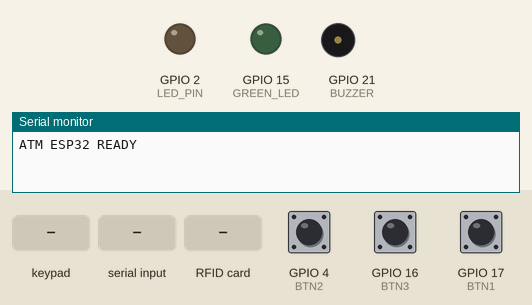
The sketch below on a simulated ESP32. Parts: output pins drawn as LEDs (lit = HIGH), buzzer (waves = sounding, pin HIGH), the last lines printed to the serial monitor. Dashed ring = blinking. The inputs (shaded band) are chosen by the test bench; at power-on: GPIO 4 (BTN2) HIGH, GPIO 16 (BTN3) HIGH, GPIO 17 (BTN1) HIGH.

Above: at 1.2 s.
1.3 s: keypad keys 3 3 1 2 1 4 2 6 pressed 0.4 s apart
At 1.53 s:
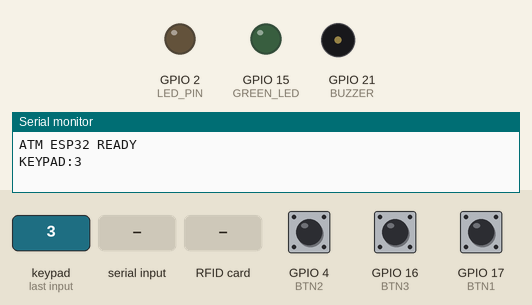
6.0 s: "TX:FAIL\n" received over Serial
At 6.11 s:
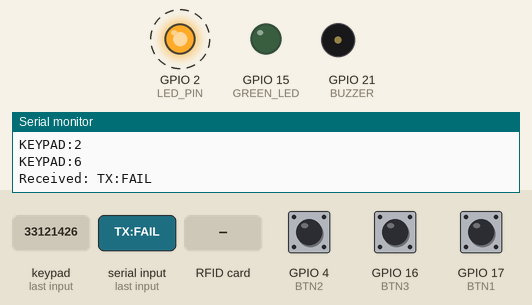
9.0 s: "GREEN:ON\n" received over Serial
At 9.3 s:
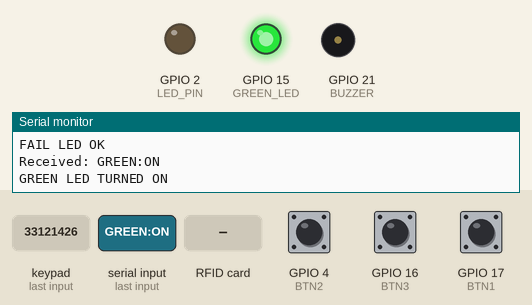
10.5 s: GPIO 4 (BTN2) pulled LOW for 1 s
At 10.88 s:
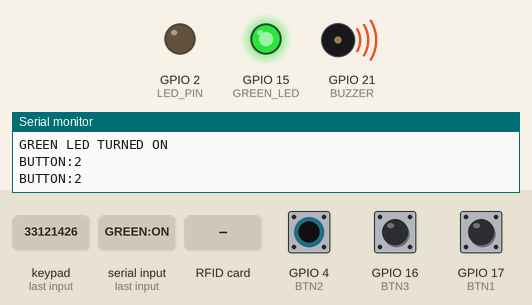
13.5 s: "LED:ON\n" received over Serial
At 14.6 s:
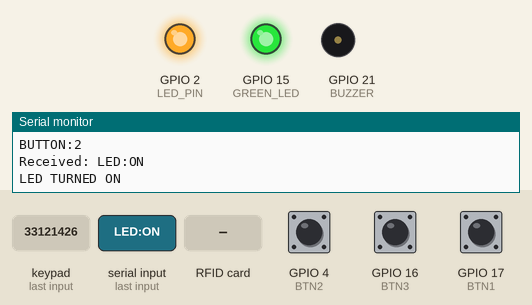
15.0 s: RFID card 5E 7A 19 C4 held to the reader
At 15.12 s:
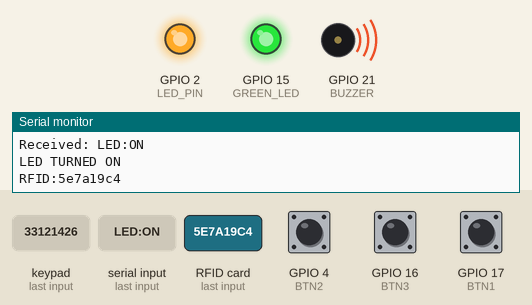
Timing chart, 0 to 17.7 s (numbered marks = the images above; inputs shaded):
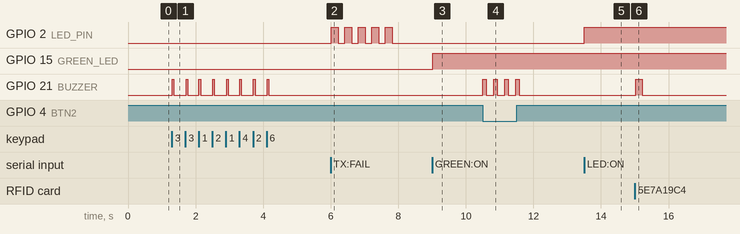

The sketch:

fullcodeesp32atmv2.ino
```cpp
#include <Keypad.h>
#include <SPI.h>
#include <MFRC522.h>

// ================== PIN CONFIG ==================
#define LED_PIN 2
#define BUZZER 21

// Buttons
#define BTN1 17
#define BTN2 4
#define BTN3 16
#define GREEN_LED 15

// RFID
#define SS_PIN 5
#define RST_PIN 22
MFRC522 rfid(SS_PIN, RST_PIN);

// ================== KEYPAD ==================
const byte ROWS = 4;
const byte COLS = 3;

char keys[ROWS][COLS] = {
  {'1','2','3'},
  {'4','5','6'},
  {'7','8','9'},
  {'*','0','#'}
};

byte rowPins[ROWS] = {33, 12, 14, 26};
byte colPins[COLS] = {25,32, 27};

Keypad keypad = Keypad(makeKeymap(keys), rowPins, colPins, ROWS, COLS);

// ================== VARIABLES ==================
String inputBuffer = "";

// =================================================
// ================= FUNCTIONS =====================
// =================================================

// 🔔 Buzzer
void buzzerBeep(int duration = 150) {
  digitalWrite(BUZZER, HIGH);
  delay(duration);
  digitalWrite(BUZZER, LOW);
}

// 💡 LED
void ledOn() {
  digitalWrite(LED_PIN, HIGH);
}

void ledOff() {
  digitalWrite(LED_PIN, LOW);
}


void greenLedOn() {
  digitalWrite(GREEN_LED, HIGH);
}

void greenLedOff() {
  digitalWrite(GREEN_LED, LOW);
}


// 🐍 Send to Python
void sendToPython(String type, String data) {
  Serial.print(type);
  Serial.print(":");
  Serial.println(data);
}

// 📟 Keypad
void handleKeypad() {
  char key = keypad.getKey();

  if (key) {
    sendToPython("KEYPAD", String(key));

    // feedback

    buzzerBeep(50);

  }
}

// 📡 RFID
void handleRFID() {
  if (!rfid.PICC_IsNewCardPresent()) return;
  if (!rfid.PICC_ReadCardSerial()) return;

  String uid = "";
  for (byte i = 0; i < rfid.uid.size; i++) {
    uid += String(rfid.uid.uidByte[i], HEX);
  }

  sendToPython("RFID", uid);

  buzzerBeep(200);

  rfid.PICC_HaltA();
}

// 🔘 Buttons
void handleButtons() {

  if (digitalRead(BTN1) == LOW) {
    sendToPython("BUTTON", "1");
    buzzerBeep(100);
    delay(200);
  }

  if (digitalRead(BTN2) == LOW) {
    sendToPython("BUTTON", "2");
    buzzerBeep(100);
    delay(200);
  }

  if (digitalRead(BTN3) == LOW) {
    sendToPython("BUTTON", "3");
    buzzerBeep(100);
    delay(200);
  }
}


// 🎛️ Master LED Controller
// pin: LED_PIN (Red) or GREEN_LED
// doBlink: true (blinks) or false (solid light)
// blinkSpeed: Time between blinks in milliseconds
// totalTime: Total time the LED stays on in milliseconds
void controlLED(int pin, bool doBlink, int blinkSpeed, int totalTime) {
  if (doBlink) {
    int timePassed = 0;
    while (timePassed < totalTime) {
      digitalWrite(pin, HIGH);
      delay(blinkSpeed);
      digitalWrite(pin, LOW);
      delay(blinkSpeed);
      timePassed += (blinkSpeed * 2);
    }
  } else {
    // Go straight on (Solid)
    digitalWrite(pin, HIGH);
    delay(totalTime);
    digitalWrite(pin, LOW);
  }
}


// 📥 Receive commands from Python
void handleSerialCommands() {
  if (Serial.available()) {
    String cmd = Serial.readStringUntil('\n');
    cmd.trim();   // removes \r, spaces, etc.

    Serial.print("Received: ");
    Serial.println(cmd);

    if (cmd.equalsIgnoreCase("LED:ON")) {
      ledOn();
      Serial.println("LED TURNED ON");
    }
    else if (cmd.equalsIgnoreCase("LED:OFF")) {
      ledOff();
      Serial.println("LED TURNED OFF");
    }

         else if (cmd.equalsIgnoreCase("GREEN:ON")) {
      greenLedOn();
      Serial.println("GREEN LED TURNED ON");
    }
    else if (cmd.equalsIgnoreCase("GREEN:OFF")) {
      greenLedOff();
      Serial.println("GREEN LED TURNED OFF");
    }
    else if (cmd.equalsIgnoreCase("BUZZER")) {
      buzzerBeep(200);
      Serial.println("BUZZER OK");
    }


    else if (cmd.equalsIgnoreCase("TX:SUCCESS")) {
      // SUCCESS: Only Green LED (2 seconds solid)
      greenLedOn();
      delay(2000);
      greenLedOff();
      Serial.println("SUCCESS LED OK");
    }
    else if (cmd.equalsIgnoreCase("TX:FAIL")) {
      // FAIL: Only Red LED (Blinks 5 times)
      for(int i = 0; i < 5; i++) {
        ledOn();
        delay(200);
        ledOff();
        delay(200);
      }
      Serial.println("FAIL LED OK");
    }
    else if (cmd.equalsIgnoreCase("EXIT:BEEP")) {
      // GOODBYE: Only Buzzer (4 slow beeps)
      for(int i = 0; i < 4; i++) {
        buzzerBeep(250);
        delay(250);
      }
      Serial.println("EXIT BEEP OK");
    }

    else {
      Serial.println("UNKNOWN CMD");
    }
  }
}

// =================================================
// ================= SETUP ==========================
// =================================================

void setup() {
  Serial.begin(115200);

  pinMode(LED_PIN, OUTPUT);
  pinMode(BUZZER, OUTPUT);
  pinMode(GREEN_LED, OUTPUT);
  pinMode(BTN1, INPUT_PULLUP);
  pinMode(BTN2, INPUT_PULLUP);
  pinMode(BTN3, INPUT_PULLUP);

  SPI.begin();
  rfid.PCD_Init();

  Serial.println("ATM ESP32 READY");
}

// =================================================
// ================= LOOP ===========================
// =================================================

void loop() {
  handleKeypad();
  handleRFID();
  handleButtons();
  handleSerialCommands();
}
```

Measured:
- after the input at 1.3 s, GPIO 21 (BUZZER): alternates HIGH for 0.05 s and LOW for 0.36 s, 16 changes in all, then stays LOW, starting at once
- after the input at 6.0 s, GPIO 2 (LED_PIN): alternates HIGH for 0.20 s and LOW for 0.20 s, 10 changes in all, then stays LOW, starting at once
- after the input at 9.0 s, GPIO 15 (GREEN_LED): LOW → HIGH at once
- after the input at 10.5 s, GPIO 21 (BUZZER): alternates HIGH for 0.10 s and LOW for 0.23 s, 8 changes in all, then stays LOW, starting at once
- after the input at 13.5 s, GPIO 2 (LED_PIN): LOW → HIGH at once
- after the input at 15.0 s, GPIO 21 (BUZZER): LOW → HIGH at once, → LOW 0.20 s later
